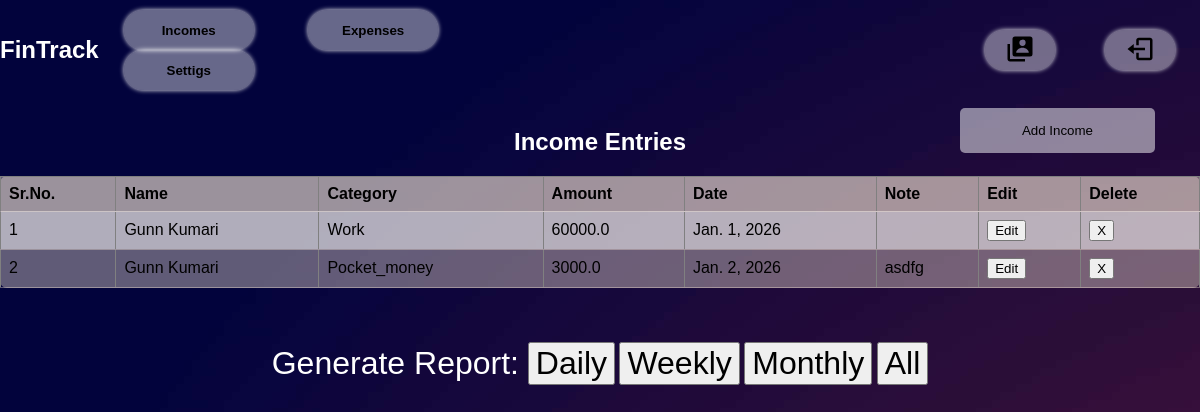
Screenshot of /incomes (signed in) with the database file from the repository.
### FinTech/models.py (models this page shows, shortened)
class Income(models.Model):
    user = models.ForeignKey(User, related_name='user_name', on_delete=models.CASCADE)
    name= models.CharField(max_length=50)
    date = models.DateField(default=date.today())
    amount= models.FloatField()
    category = models.ForeignKey(IncomeCategory, related_name='income_catg', on_delete=models.CASCADE)
    note=models.TextField()

class IncomeCategory(models.Model):
    name = models.CharField(max_length=50)
    user = models.ForeignKey(User, related_name='user_inc_catg', on_delete=models.CASCADE)
    def __str__(self):
        return self.name

### FinTech/views.py (the view, shortened to what this page needs)
# urls.py: path('incomes',views.income,name="incomes"),
def income(request):
    if request.user.is_authenticated:
        incomes_catg = IncomeCategory.objects.filter(user=request.user.id)
        incomes = Income.objects.filter(user=request.user.id)
        return render(request, "income.html", {"categories": incomes_catg, "incomes": incomes})
    else:
        return redirect("/")

### templates/income.html (shortened to what this page needs)
{% load static %}
<!DOCTYPE html>
<html>
<head>
    <link rel="stylesheet" href="{% static './expense.css' %}">
    <link rel="stylesheet" href="{% static 'nav.css' %}">
</head>
<body>
    <nav class="nav">
        <a href="/dashboard" id="logo"><h1>FinTrack</h1></a>
         <div class="nav-button">
             <button class="btn" id="Income" onclick="location.href='/incomes'">Incomes</button>
             <button class="btn" id="Expense" onclick="location.href='/expenses'">Expenses</button>
             <button class="btn" id="Setting" onclick="location.href='/settings'">Settigs</button>
         </div>
         <div class="nav-logo">
             <button class="btn left" id="Profile" onclick="location.href='/profile'"><img/></button>
             <button class="btn left" id="Logout" onclick="location.href='/logout'"><img/></button>
         </div>
     </nav>
     <br>
    <button id="addIncomeButton" onclick="showIncomeForm()">Add Income</button>
    <h2 style="color: white;">Income Entries</h2>
    <table id="incomeTable" border="1">
        <tr>
            <th>Sr.No.</th>
            <th>Name</th>
            <th>Category</th>
            <th>Amount</th>
            <th>Date</th>
            <th>Note</th>
            <th>Edit</th>
            <th>Delete</th>
        </tr>
        {% for income in incomes %}
        <tr>
            <td>{{forloop.counter}}</td>
            <td>{{income.name}}</td>
            <td>{{income.category}}</td>
            <td>{{income.amount}}</td>
            <td>{{income.date}}</td>
            <td>{{income.note}}</td>
            <td>
                <div class="rem">
                    <button type="button" onclick="location.href='/edit-income/{{income.id}}' ">
                        <span class="glyphicon glyphicon-trash">Edit</span>
                    </button>
                </div>
            </td>
            <td>
                <div class="rem">
                    <button type="button" onclick="location.href='/delete-income/{{income.id}}' ">
                        <span class="glyphicon glyphicon-trash">X</span>
                    </button>
                </div>
            </td>
        </tr>
        {% endfor %}
    </table>
    <br><br><br>
    <div style="position: relative; text-align: center;">
        <label style="font-size: 2em; color: white;" for="date">Generate Report: </label>
        <button style="font-size: 2em;align-self: center;" type="button" onclick="location.href='/income-report/daily' ">
            <span class="glyphicon glyphicon-trash"> Daily </span>
        </button>
        <button style="font-size: 2em;align-self: center;" type="button" onclick="location.href='/income-report/weekly' ">
            <span class="glyphicon glyphicon-trash"> Weekly </span>
        </button>
        <button style="font-size: 2em;align-self: center;" type="button" onclick="location.href='/income-report/monthly' ">
            <span class="glyphicon glyphicon-trash"> Monthly </span>
        </button>
        <button style="font-size: 2em;align-self: center;" type="button" onclick="location.href='/income-report/alltime' ">
            <span class="glyphicon glyphicon-trash"> All </span>
        </button>
    </div>
</body>
</html>

### static/expense.css (style rules this page uses)
body { min-height: 100vh; background: url(dark-gradient.jpg); }
#addIncomeButton { position: absolute; right: 45px; background-color: rgba(255, 255, 255, 0.5); padding: 15px 62px; border: none; border-radius: 5px; }
h1 { color: white; }
h2 { text-align: center; color:black; }
#incomeTable { border-collapse: collapse; width: 100%; background-color: rgba(250, 235, 215, 0.379); border-radius: 7px; border-color: none; }
#incomeTable th, #incomeTable td { padding: 8px; text-align: left; border-bottom: 1px solid rgba(250, 235, 215, 0.379); }
#incomeTable th { background-color: rgba(250, 235, 215, 0.379); }
#incomeTable tr:nth-child(even) { background-color: rgba(255, 255, 255, 0.5); }

### static/nav.css (style rules this page uses)
body { font-family: Arial, sans-serif; margin: 0; padding: 0; background: url(dark-gradient.jpg); }
.nav { display: flex; width: 100%; justify-content: center; align-items: center; margin-top: 10px; }
.nav-logo { display: flex; flex-direction: row; justify-content: center; align-items: center; color: #ffffff; margin-right: 0px; margin-left: 490px; }
#logo { text-decoration: none; color: #ffffff; }
.left { width: 130px; height: 40px; font-weight: 700; background: rgba(255, 255, 255, 0.4); border: none; border-radius: 30px; cursor: pointer; transition: .3s ease; margin: 0 25px; box-shadow: 0 0 5px rgb(255, 254, 254); }
.nav-button .btn { width: 130px; height: 40px; font-weight: 700; background: rgba(255, 255, 255, 0.4); border: none; border-radius: 30px; cursor: pointer; transition: .3s ease; margin: 0 25px; box-shadow: 0 0 5px rgb(255, 254, 254); }
#Logout { width: 70px; }
#Profile { width: 70px; }

### rows the page displays
Income: name "Gunn Kumari", category "Work", amount "60000.0", date "Jan. 1, 2026"
Income: name "Gunn Kumari", category "Pocket_money", amount "3000.0", date "Jan. 2, 2026", note "asdfg"
